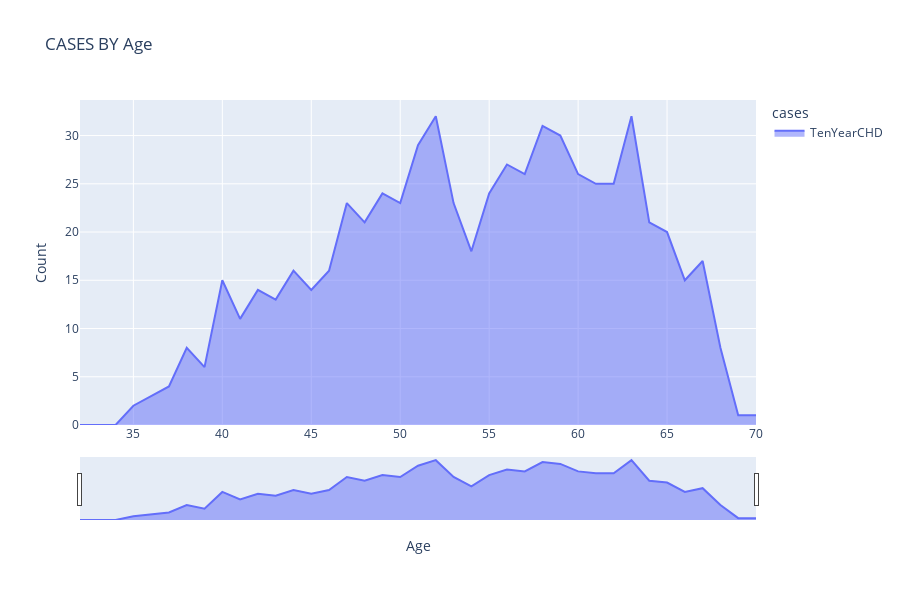

Notebook source saved alongside this figure:
### Code cell
temp = HeartDatasets.groupby('Age')['TenYearCHD', 'Sex'].sum().reset_index()
temp = temp.melt(id_vars="Age", value_vars=['TenYearCHD'],
                 var_name='cases', value_name='Count')
temp.head()

fig = px.area(temp, x="Age", y="Count", color='cases', height=600,
             title='CASES BY Age')
fig.update_layout(xaxis_rangeslider_visible=True)
fig.show()

### Figure 1 — Plotly figure (JSON) as saved in the notebook; plotly's stock layout.template omitted (floating-point values rounded to 4 significant figures)
{"data": [{"hovertemplate": "cases=TenYearCHD<br>Age=%{x}<br>Count=%{y}<extra></extra>", "legendgroup": "TenYearCHD", "line": {"color": "#636efa"}, "mode": "lines", "name": "TenYearCHD", "orientation": "v", "showlegend": true, "stackgroup": "1", "type": "scatter", "x": [32, 33, 34, 35, 36, 37, 38, 39, 40, 41, 42, 43, 44, 45, 46, 47, 48, 49, 50, 51, 52, 53, 54, 55, 56, 57, 58, 59, 60, 61, 62, 63, 64, 65, 66, 67, 68, 69, 70], "xaxis": "x", "y": [0, 0, 0, 2, 3, 4, 8, 6, 15, 11, 14, 13, 16, 14, 16, 23, 21, 24, 23, 29, 32, 23, 18, 24, 27, 26, 31, 30, 26, 25, 25, 32, 21, 20, 15, 17, 8, 1, 1], "yaxis": "y"}], "layout": {"height": 600, "legend": {"title": {"text": "cases"}, "tracegroupgap": 0}, "title": {"text": "CASES BY Age"}, "xaxis": {"anchor": "y", "domain": [0, 1], "rangeslider": {"visible": true}, "title": {"text": "Age"}}, "yaxis": {"anchor": "x", "domain": [0, 1], "title": {"text": "Count"}}}}
